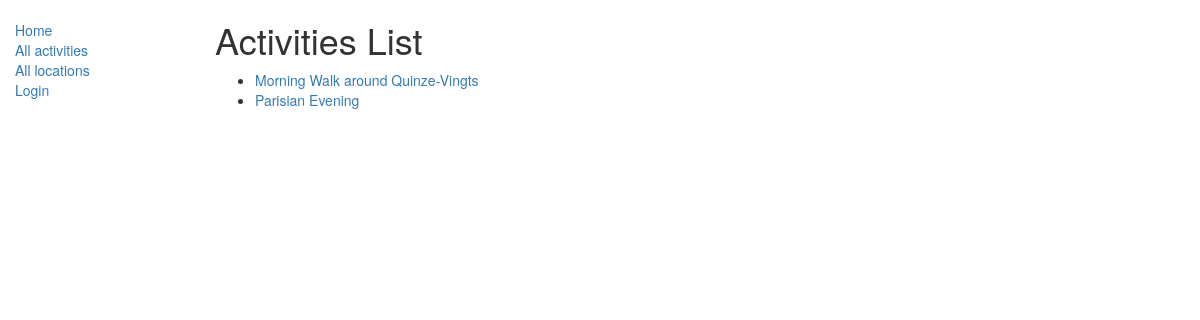
Before: /catalog/activities/ with the older database file.
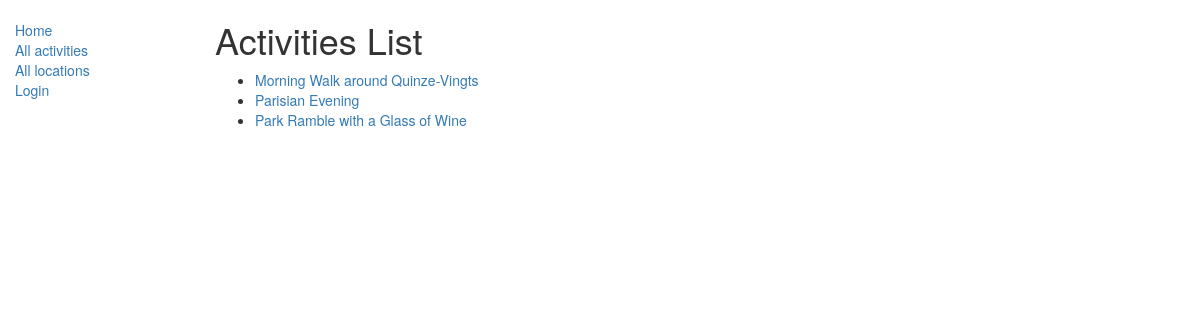
After: the same page with the newer database file.
### catalog/models.py (models this page shows, shortened)
class Activity(models.Model):
    title = models.CharField(max_length=200)
    summary = models.TextField(max_length=1000, help_text='Enter a brief description of the activity.')
    cost = models.IntegerField(help_text='Enter an approximate median cost for this activity.')
    duration = models.IntegerField(help_text='Enter an approximate number of hours this activity might take.')
    author = models.ForeignKey(User, on_delete=models.SET_NULL, null=True)
    location = models.ManyToManyField(Location, help_text='Select a location for this activity.')
    tag = models.ManyToManyField(Tag, help_text='Enter a tag for this activity to help people find it.')
    def get_absolute_url(self):
        return reverse('activity-detail', args=[str(self.id)])

### catalog/views.py (the view)
class ActivityListView(generic.ListView):
    model = Activity

### catalog/templates/catalog/activity_list.html
{% extends "base_generic.html" %}
{% block content %}
    <h1>Activities List</h1>
    {% if activity_list %}
    <ul>
      {% for activity in activity_list %}
      <li>
        <a href="{{ activity.get_absolute_url }}">{{ activity.title }}</a>
      </li>
      {% endfor %}
    </ul>
    {% else %}
      <p>There are no activities available yet. Can you think of a fun adventure to add?</p>
    {% endif %}
{% endblock %}

### catalog/templates/base_generic.html (shortened to what this page needs)
<!DOCTYPE html>
<html lang="en">
<head>
  <link rel="stylesheet" href="https://maxcdn.bootstrapcdn.com/bootstrap/3.3.7/css/bootstrap.min.css">
  {% load static %}
  <link rel="stylesheet" href="{% static 'css/styles.css' %}">
</head>
<body>
  <div class="container-fluid">
    <div class="row">
      <div class="col-sm-2">
      {% block sidebar %}
      <ul class="sidebar-nav">
          <li><a href="{% url 'index' %}">Home</a></li>
          <li><a href="{% url 'activities' %}">All activities</a></li>
          <li><a href="{% url 'locations' %}">All locations</a></li>
          {% if user.is_authenticated %}
            <li>User: {{ user.get_username }}</li>
            <li><a href="{% url 'logout'%}?next={{request.path}}">Logout</a></li>
          {% else %}
            <li><a href="{% url 'login'%}?next={{request.path}}">Login</a></li>
          {% endif %}
      </ul>
     {% endblock %}
      </div>
      <div class="col-sm-10 ">
      {% block content %}{% endblock %}
      </div>
    </div>
  </div>
</body>
</html>

### catalog/static/css/styles.css (style rules this page uses)
.sidebar-nav { margin-top: 20px; padding: 0; list-style: none; }

Changed rows visible on the page:
added Activity: title "Park Ramble with a Glass of Wine"
